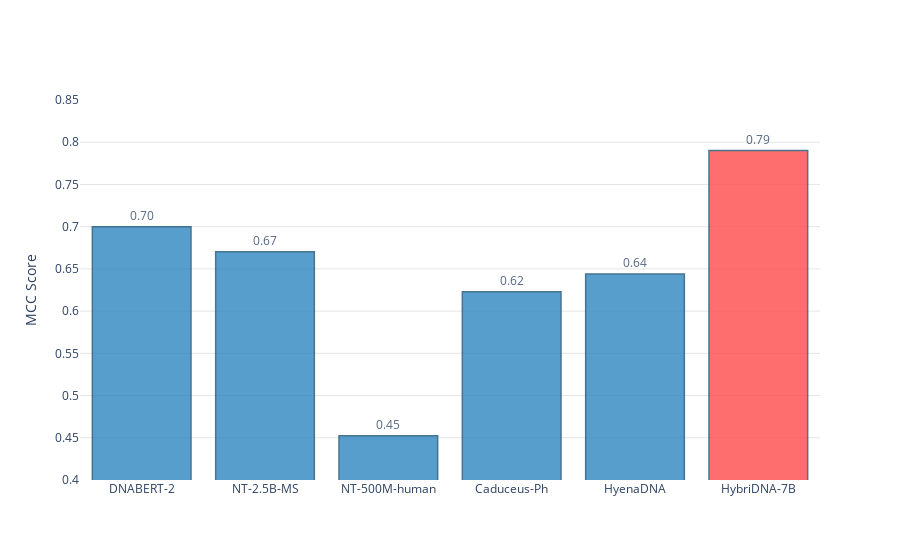

The notebook cell saved with this chart:
### Code cell
import plotly.express as px
import pandas as pd

# Define the benchmark data for the TF(M) task
data_tf_m = {
    "Model": [
        "DNABERT-2", "NT-2.5B-MS", "NT-500M-human", "Caduceus-Ph",
        "HyenaDNA", "HybriDNA-7B"
    ],
    "TF(M) MCC": [70.00/100, 67.02/100, 45.24/100, 62.28/100, 64.39/100, 79.02/100],
    "Highlight": [False, False, False, False, False, True]  # Highlight HybriDNA
}

# Create DataFrame
df_tf_m = pd.DataFrame(data_tf_m)

# Create Plotly bar chart with custom colors
fig_tf_m = px.bar(
    df_tf_m, x="Model", y="TF(M) MCC",
    text="TF(M) MCC",
    title="TF(M) Task Benchmark (MCC)",
    labels={"TF(M) MCC": "MCC Score", "Model": "Model Name"},
    category_orders={"Model": df_tf_m["Model"].tolist()},  # Keep original order
    color="Highlight",
    color_discrete_map={True: '#FF4B4B', False: '#2E86C1'}  # Red for HybriDNA, blue for others
)

# Update layout for better appearance
fig_tf_m.update_layout(
    xaxis_title=None,
    title=None,
    plot_bgcolor='white',  # White background
    paper_bgcolor='white',
    yaxis=dict(
        range=[0.4, 0.85],
        gridcolor='#E5E5E5',  # Light gray grid
        zeroline=False
    ),
    showlegend=False
)

# Update bar appearance and text
fig_tf_m.update_traces(
    texttemplate='%{text:.2f}',
    textposition='outside',
    marker_line_color='#1A5276',  # Darker blue border
    marker_line_width=1.5,
    opacity=0.8
)

# Show the figure
fig_tf_m.show()

### Figure 1 — Plotly figure (JSON) as saved in the notebook; plotly's stock layout.template omitted (floating-point values rounded to 4 significant figures)
{"data": [{"hovertemplate": "Highlight=False<br>Model Name=%{x}<br>MCC Score=%{text}<extra></extra>", "legendgroup": "False", "marker": {"color": "#2E86C1", "line": {"color": "#1A5276", "width": 1.5}, "pattern": {"shape": ""}}, "name": "False", "opacity": 0.8, "orientation": "v", "showlegend": true, "text": [0.7, 0.6702, 0.4524, 0.6228, 0.6439], "textposition": "outside", "texttemplate": "%{text:.2f}", "type": "bar", "x": ["DNABERT-2", "NT-2.5B-MS", "NT-500M-human", "Caduceus-Ph", "HyenaDNA"], "xaxis": "x", "y": [0.7, 0.6702, 0.4524, 0.6228, 0.6439], "yaxis": "y"}, {"hovertemplate": "Highlight=True<br>Model Name=%{x}<br>MCC Score=%{text}<extra></extra>", "legendgroup": "True", "marker": {"color": "#FF4B4B", "line": {"color": "#1A5276", "width": 1.5}, "pattern": {"shape": ""}}, "name": "True", "opacity": 0.8, "orientation": "v", "showlegend": true, "text": [0.7902], "textposition": "outside", "texttemplate": "%{text:.2f}", "type": "bar", "x": ["HybriDNA-7B"], "xaxis": "x", "y": [0.7902], "yaxis": "y"}], "layout": {"barmode": "relative", "legend": {"title": {"text": "Highlight"}, "tracegroupgap": 0}, "paper_bgcolor": "white", "plot_bgcolor": "white", "showlegend": false, "title": {}, "xaxis": {"anchor": "y", "categoryarray": ["DNABERT-2", "NT-2.5B-MS", "NT-500M-human", "Caduceus-Ph", "HyenaDNA", "HybriDNA-7B"], "categoryorder": "array", "domain": [0, 1], "title": {}}, "yaxis": {"anchor": "x", "domain": [0, 1], "gridcolor": "#E5E5E5", "range": [0.4, 0.85], "title": {"text": "MCC Score"}, "zeroline": false}}}
